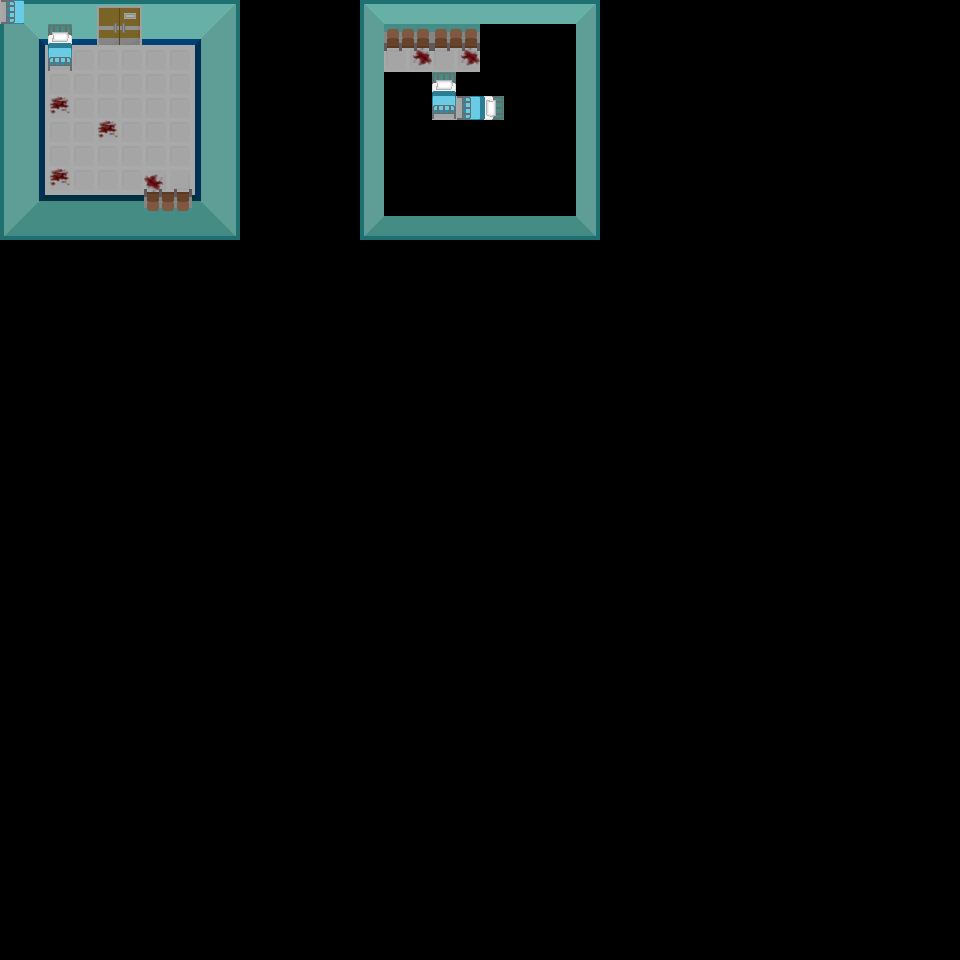

A level layout from a 2D game, rendered from its tile map. Below: a short description, then the map file with tile-grid data replaced by summaries:
An orthogonal 40x40 tile map with 24x24 px tiles, 1 tile layer (Capa de Patrones 1).

<map version="1.0" orientation="orthogonal" renderorder="right-up" width="40" height="40" tilewidth="24" tileheight="24" nextobjectid="1">
 <tileset firstgid="1" name="paredes" tilewidth="24" tileheight="24" spacing="0" margin="0" tilecount="120" columns="20">
  <image source="levels/prueba.png" width="480" height="144" />
 </tileset>
 <layer name="Capa de Patrones 1" width="40" height="40">
  <data>[1600 cells, 148 non-empty, 31 distinct tile ids]</data>
 </layer>
</map>
